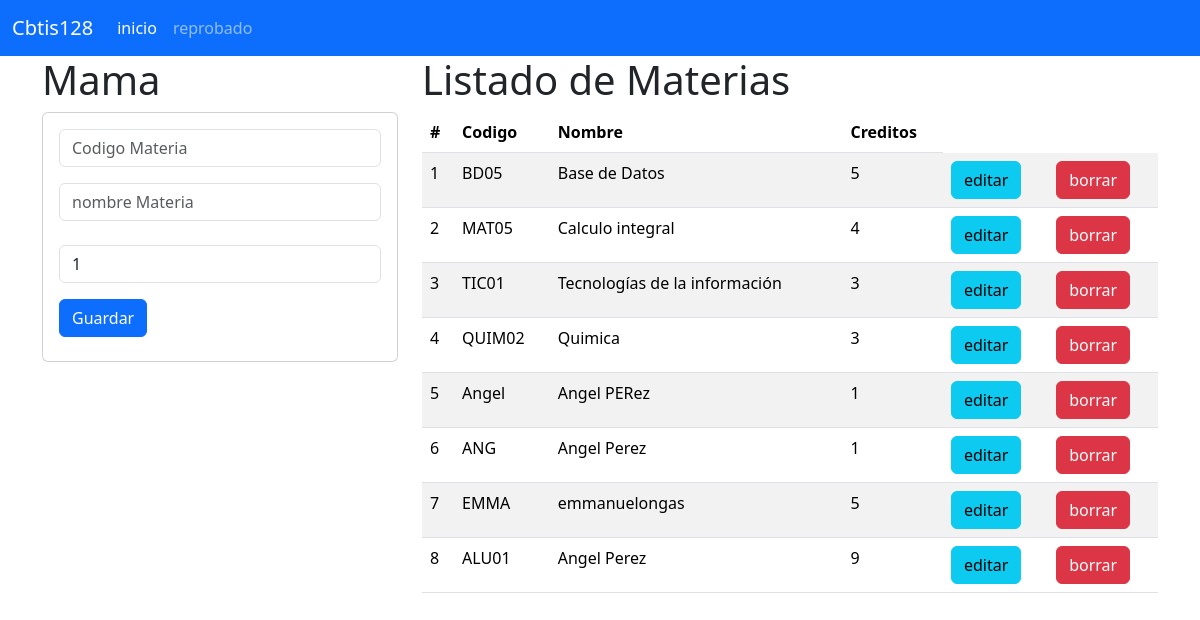
The page / on the database its author committed.
### materia_app/models.py (models this page shows, shortened)
class Materia(models.Model):
    codigo= models.CharField(primary_key=True,max_length=6)
    nombre = models.CharField(max_length=100)
    creditos=  models.PositiveSmallIntegerField()

### materia_app/views.py (the view)
# urls.py: path('',views.inicio_vistas,name='gestionarMateria.html'),
def inicio_vistas(request):
    lasmaterias=Materia.objects.all()
    return render(request,'gestionarMateria.html',{'mismaterias':lasmaterias})

### materia_app/templates/gestionarMateria.html
{% extends "base.html" %}
{% block cuerpo %}
<div class="row">
  <div class="col-sm-12 col-md-4 col-lg-4 col-xl-4">
    <h1> Mama</h1>
    <div class="card">
      <div class="card-body">
        <form action="registrarMateria/" method="POST"> {% csrf_token %}
          <div class="form-group">
            <input type="text" id="txtcodigo" name="txtcodigo" class="form-control" placeholder="Codigo Materia" minlength="1" maxlength="6" required>
          </div>
          <div class="form-group py-3">
            <input type="text" id="txtnombre" name="txtnombre" class="form-control" placeholder="nombre Materia" maxlength="100" required>
          </div>
          <div class="form-group py-2">
            <input type="text" id="numcreditos" name="numcreditos" class="form-control" min="1" max="9" value="1" required>
          </div>
          <div class="form-group py-2">
            <button type="submit" class="btn btn-primary">Guardar</button>
          </div>
        </form>
      </div>
    </div>
  </div>
  <div class="col-sm-12 col-md-8 col-lg-8 col-xl-8">
    <h1> Listado de Materias</h1>
    <table class="table table-striped">
      <thead>
        <tr>
          <th scope="col">#</th>
          <th scope="col">Codigo</th>
          <th scope="col">Nombre</th>
          <th scope="col">Creditos</th>
        </tr>
      </thead>
      <tbody>
        {% for m in mismaterias  %}
        <tr>
          <td>{{forloop.counter}}</td>
          <td>{{m.codigo}}</td>
          <td>{{m.nombre}}</td>
          <td>{{m.creditos}}</td>
          <th><a href="seleccionarMateria/{{m.codigo}}" class="btn btn-info ">editar</a></th>
          <th><a href="borrarMateria/{{m.codigo}}" class="btn btn-danger">borrar</a></th>
      </tr>
        {% endfor %}
      </tbody>
    </table>
  </div>
</div>
{% endblock %}

### materia_app/templates/base.html (shortened to what this page needs)
<!doctype html>
<html lang="es">
  <head>
    <link href="https://cdn.jsdelivr.net/npm/bootstrap@5.3.3/dist/css/bootstrap.min.css" rel="stylesheet">
  </head>
  <body>
<nav class="navbar navbar-expand-lg bg-primary" data-bs-theme="dark">
<div class="container-fluid">
    <a class="navbar-brand" href="#">Cbtis128</a>
    <div class="collapse navbar-collapse" id="navbarNav">
    <ul class="navbar-nav">
        <li class="nav-item">
        <a class="nav-link active" aria-current="page" href="#">inicio</a>
        </li>
        <li class="nav-item">
        <a class="nav-link" href="#">reprobado</a>
        </li>
    </ul>
    </div>
</div>
</nav>
    <div class="container">
        {% block cuerpo %}
        {% endblock %}
    </div>
  </body>
</html>

### rows shown on the page
Materia: codigo "BD05", nombre "Base de Datos", creditos "5"
Materia: codigo "MAT05", nombre "Calculo integral", creditos "4"
Materia: codigo "TIC01", nombre "Tecnologías de la información", creditos "3"
Materia: codigo "QUIM02", nombre "Quimica", creditos "3"
Materia: codigo "Angel", nombre "Angel PERez", creditos "1"
Materia: codigo "ANG", nombre "Angel Perez", creditos "1"
Materia: codigo "EMMA", nombre "emmanuelongas", creditos "5"
Materia: codigo "ALU01", nombre "Angel Perez", creditos "9"
